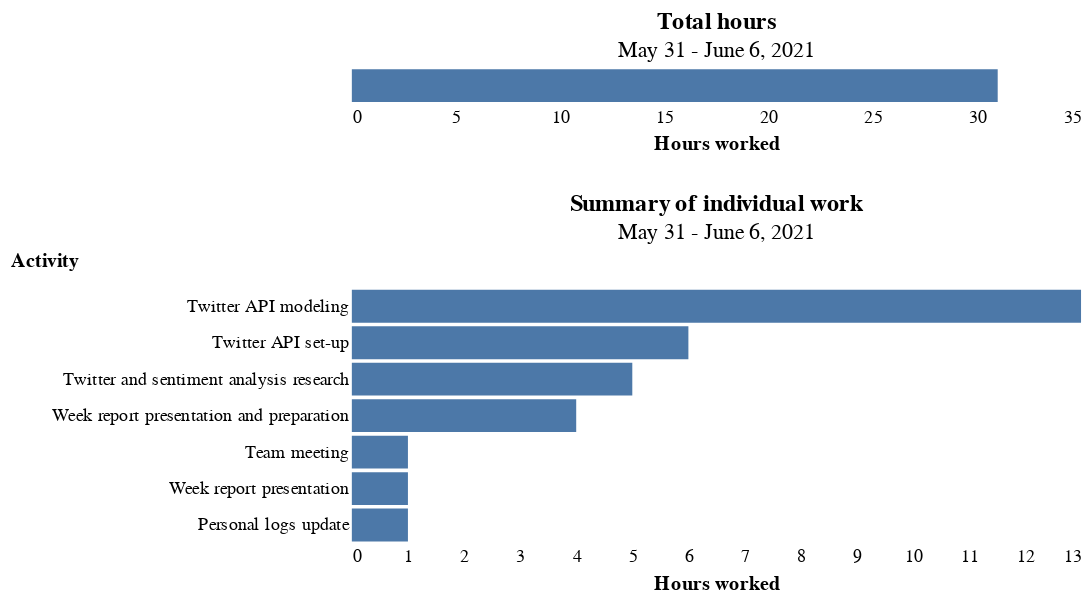

Source (notebook cell):
### Code cell
one = alt.Chart(df.query("Week == '5'")).mark_bar().encode(
    y=alt.Y('Activity:N', sort='-x',
           axis=alt.Axis(titleAngle=0, titleY=-10)),
    x=alt.X('Hours', type='quantitative', aggregate='sum', title='Hours worked',
            axis=alt.Axis(format=','))
    ).properties(title={'text': 'Summary of individual work', 'subtitle': 'May 31 - June 6, 2021'}
                )

two = alt.Chart(df.query("Week == '5'")).mark_bar().encode(
    x=alt.X('Hours', type='quantitative', aggregate='sum', title='Hours worked',
            axis=alt.Axis(format=','))
    ).properties(title={'text': 'Total hours', 'subtitle': 'May 31 - June 6, 2021'}
                )

(two & one).configure_axis(domain=False, grid=False, ticks=False
                                ).configure_view(stroke="transparent")

### Figure 1 — Vega-Lite specification as saved in the notebook (floating-point values rounded to 4 significant figures)
{"config": {"view": {"continuousWidth": 400, "continuousHeight": 300, "stroke": "transparent"}, "axis": {"domain": false, "grid": false, "ticks": false}}, "vconcat": [{"data": {"name": "data-270dfebc1a7130d3affd9595e439ddf2"}, "mark": "bar", "encoding": {"x": {"type": "quantitative", "aggregate": "sum", "axis": {"format": ","}, "field": "Hours", "title": "Hours worked"}}, "title": {"text": "Total hours", "subtitle": "May 31 - June 6, 2021"}}, {"data": {"name": "data-270dfebc1a7130d3affd9595e439ddf2"}, "mark": "bar", "encoding": {"x": {"type": "quantitative", "aggregate": "sum", "axis": {"format": ","}, "field": "Hours", "title": "Hours worked"}, "y": {"type": "nominal", "axis": {"titleAngle": 0, "titleY": -10}, "field": "Activity", "sort": "-x"}}, "title": {"text": "Summary of individual work", "subtitle": "May 31 - June 6, 2021"}}], "$schema": "https://vega.github.io/schema/vega-lite/v4.8.1.json", "datasets": {"data-270dfebc1a7130d3affd9595e439ddf2": [{"Week": 5, "Date": "May 31", "Activity": "Twitter API set-up", "Hours": 6.0}, {"Week": 5, "Date": "June 1", "Activity": "Week report presentation and preparation", "Hours": 4.0}, {"Week": 5, "Date": "June 1", "Activity": "Team meeting", "Hours": 1.0}, {"Week": 5, "Date": "June 2", "Activity": "Twitter and sentiment analysis research", "Hours": 5.0}, {"Week": 5, "Date": "June 3", "Activity": "Twitter API modeling", "Hours": 6.0}, {"Week": 5, "Date": "June 4", "Activity": "Twitter API modeling", "Hours": 4.0}, {"Week": 5, "Date": "June 4", "Activity": "Week report presentation", "Hours": 1.0}, {"Week": 5, "Date": "June 4", "Activity": "Personal logs update", "Hours": 1.0}, {"Week": 5, "Date": "June 5", "Activity": "Twitter API modeling", "Hours": 3.0}]}}
